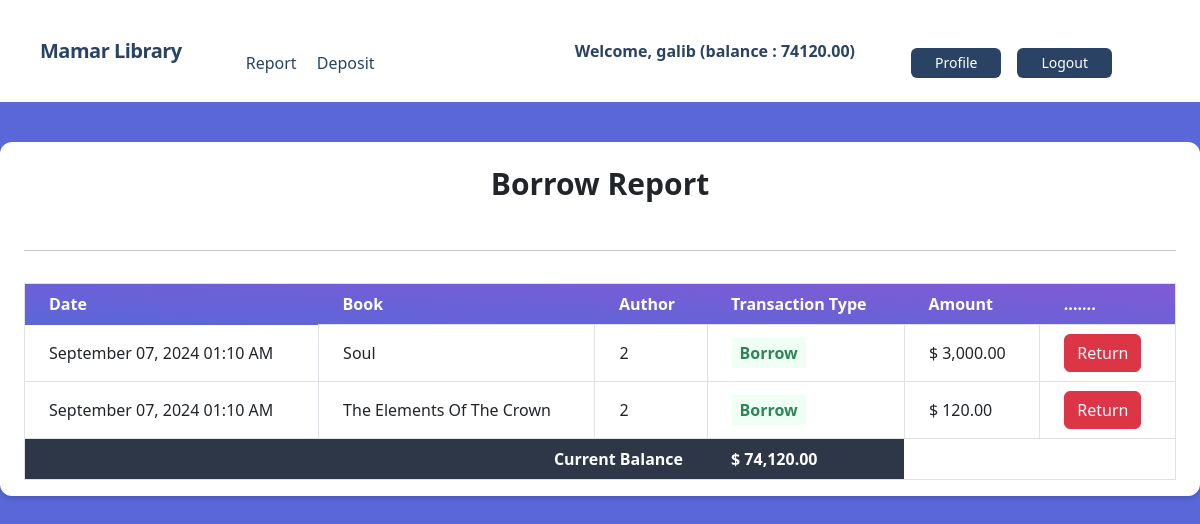
The app's page /transactions/borrow-report/ (signed in) with its own data.
### accounts/models.py (models this page shows, shortened)
class UserBankAccount(models.Model):
    user = models.OneToOneField(User, related_name='account',on_delete=models.CASCADE)
    account_type = models.CharField(max_length=10,choices=ACCOUNT_TYPE)
    account_no = models.IntegerField(unique = True)
    birth_date = models.DateField(null=True,blank=True)
    gender= models.CharField(max_length=10,choices=GENDER)
    initial_deposite_date = models.DateField(auto_now_add=True)
    balance = models.DecimalField(default=0, max_digits=12, decimal_places=2)

### books/models.py (models this page shows, shortened)
class BorrowedBook(models.Model):
    user = models.ForeignKey(User, on_delete=models.CASCADE)  # The user who borrowed the book
    book = models.ForeignKey(Book, on_delete=models.CASCADE)  # The borrowed book
    borrowed_date = models.DateTimeField(auto_now_add=True)  # Automatically set the date when the book is borrowed

class Book(models.Model):
    title = models.CharField(max_length=100)
    slug = models.SlugField(max_length=100,unique=True,null=True,blank=True) #slug
    content = models.TextField()
    borrowing_price = models.DecimalField(max_digits=10, decimal_places=2, default=0.00)  #ex: 20000.00
    borrower = models.ForeignKey(User,on_delete=models.CASCADE, related_name='borrowed_books', blank=True,null=True)
    category = models.ManyToManyField(Category)
    author = models.CharField(max_length=100)
    image = models.ImageField(upload_to='book_posts/media/uploads/', blank = True, null = True)
    is_borrowed = models.BooleanField(default=False)

### transactions/views.py (the view)
# urls.py: path("borrow-report/", BorrowReportView.as_view(), name="borrow_report"),
class BorrowReportView(LoginRequiredMixin, ListView):
    template_name = 'transactions/borrow_report.html'
    model = BorrowedBook
    context_object_name = 'borrow_report_list'
    def get_queryset(self):
        queryset = super().get_queryset().filter( user=self.request.user)
        queryset = queryset.order_by('-borrowed_date')
        self.balance = UserBankAccount.objects.get(user=self.request.user).balance
        return queryset.distinct()
    def get_context_data(self, **kwargs):
        context = super().get_context_data(**kwargs)
        context.update({
            'account': self.request.user,
            'balance': self.balance,
        })
        return context

### transactions/templates/transactions/borrow_report.html (shortened to what this page needs)
{% extends 'core/base.html' %}
{% load static %}
{% load humanize %}
{% block body %}
<div class="my-10 py-3 px-4 bg-white rounded-xl shadow-md">
  <h1 class="font-bold text-3xl text-center pb-5 pt-2">Borrow Report</h1>
  <hr />
  <table class="table-auto mx-auto w-full px-5 rounded-xl mt-8 border dark:border-neutral-500">
    <thead class="bg-purple-900 text-white text-left">
      <tr class="bg-gradient-to-tr from-indigo-600 to-purple-600 rounded-md py-2 px-4 text-white font-bold">
        <th class="px-4 py-2">Date</th>
        <th class="px-4 py-2">Book</th>
        <th class="px-4 py-2">Author</th>
        <th class="px-4 py-2">Transaction Type</th>
        <th class="px-4 py-2">Amount</th>
        <th class="px-4 py-2">.......</th>
      </tr>
    </thead>
    <tbody>
      {% for borrow in borrow_report_list %}
      <tr class="border-b dark:border-neutral-500">
        <td class="px-4 py-2">{{ borrow.borrowed_date|date:"F d, Y h:i A" }}</td>
        <td class="px-4 py-2 text-s border">{{ borrow.book.title }}</td>
        <td class="px-4 py-2 text-s border">{{ borrow.book.author }}</td>
        <td class="px-4 py-3 text-s border">
          <span class="px-2 py-1 font-bold leading-tight rounded-sm text-green-700 bg-green-100">
            Borrow
          </span>
        </td>
        <td class="px-4 py-2 text-s border ">$ {{ borrow.book.borrowing_price|floatformat:2|intcomma }}</td>
        <td class="px-4 py-2 text-s border">
          {% if borrow.book.is_borrowed%}
        <button class="btn btn-danger">
          <a href="{% url 'transactions:return_books' borrow.book.id %}" class="text-decoration-none text-light">Return</a>
        </button>
        {% endif %}
      </td>
      </tr>
      {% empty %}
      <tr>
        <td colspan="5" class="px-4 py-2 text-center">No records found.</td>
      </tr>
      {% endfor %}
      <tr class="bg-gray-800 text-white">
        <th class="px-4 py-2 text-right" colspan="3">Current Balance</th>
        <th class="px-4 py-2 text-left">$ {{ balance|floatformat:2|intcomma }}</th>
      </tr>
    </tbody>
  </table>
</div>
{% endblock %}

### core/templates/core/navbar.html (shortened to what this page needs)
<nav class="flex items-center justify-between flex-wrap bg-white p-6 px-10">
    <div class="flex items-center flex-shrink-0 text-white mr-6">
        <span class="font-semibold text-xl tracking-tight text-blue-900"><a href="/">Mamar Library</a></span>
    </div>
    <div class="w-full block flex-grow lg:flex lg:items-center lg:w-auto px-10">
        {% if request.user.is_authenticated %}
            <div class="text-md lg:flex-grow">
                <a href="{% url 'transactions:transaction_report' %}" class="block mt-4 lg:inline-block lg:mt-0 text-blue-900 hover:text-red-900 hover:font-black mr-4">
                    Report
                </a>
                <a href="{% url 'transactions:deposit_money' %}" class="block mt-4 lg:inline-block lg:mt-0 text-blue-900 hover:text-red-900 hover:font-black mr-4">
                    Deposit
                </a>
            </div>
            <div class="flex w-auto">
                <div class="text-blue-900 my-auto font-black px-5">Welcome, {{ request.user.first_name }} (balance : {{request.user.account.balance}}) </div>
                <a href="{% url 'accounts:profile' %}" class="mx-2 inline-block font-medium text-sm px-4 py-2 leading-none bg-blue-900 rounded text-white border-white hover:border-transparent hover:text-dark hover:bg-red-700 mt-4 lg:mt-0">Profile</a>
                <a href="{% url 'accounts:logout' %}" class="mx-2 inline-block font-medium text-sm px-4 py-2 leading-none bg-blue-900 rounded text-white border-white hover:border-transparent hover:text-dark hover:bg-red-700 mt-4 lg:mt-0">Logout</a>
            </div>
        {% endif %}
    </div>
</nav>

### records on screen
BorrowedBook: borrowed_date "September 07, 2024 01:10 AM", book "Soul", book.author "2", book.borrowing_price "3,000.00", shows "Return"
BorrowedBook: borrowed_date "September 07, 2024 01:10 AM", book "The Elements Of The Crown", book.author "2", book.borrowing_price "120.00", shows "Return"
UserBankAccount: balance "74,120.00"

### other values on screen
{{ request.user.first_name }} "galib"
{{ request.user.account.balance }} "74120.00"
